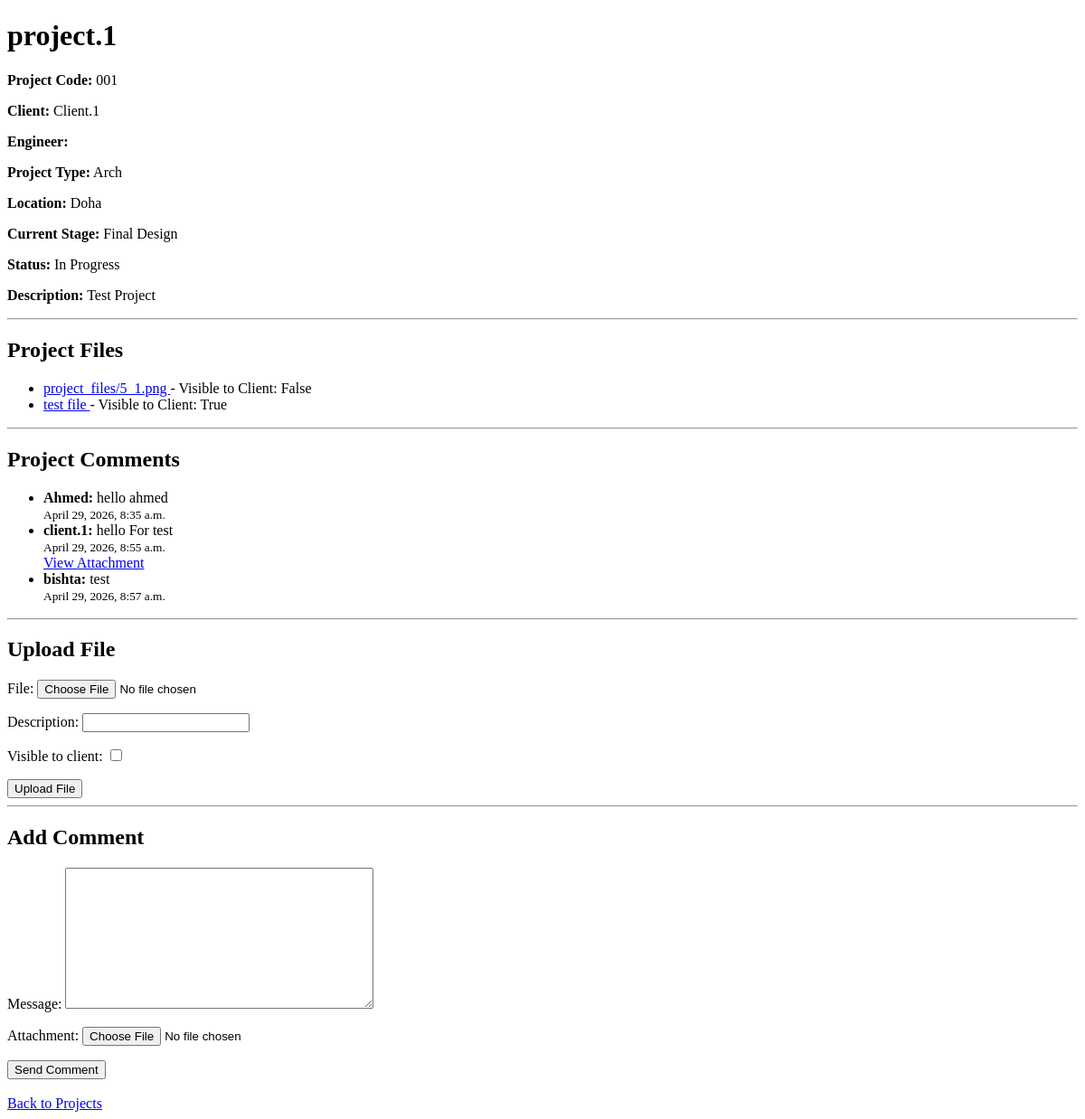
Before: /projects/2/ (signed in) with the older database file.
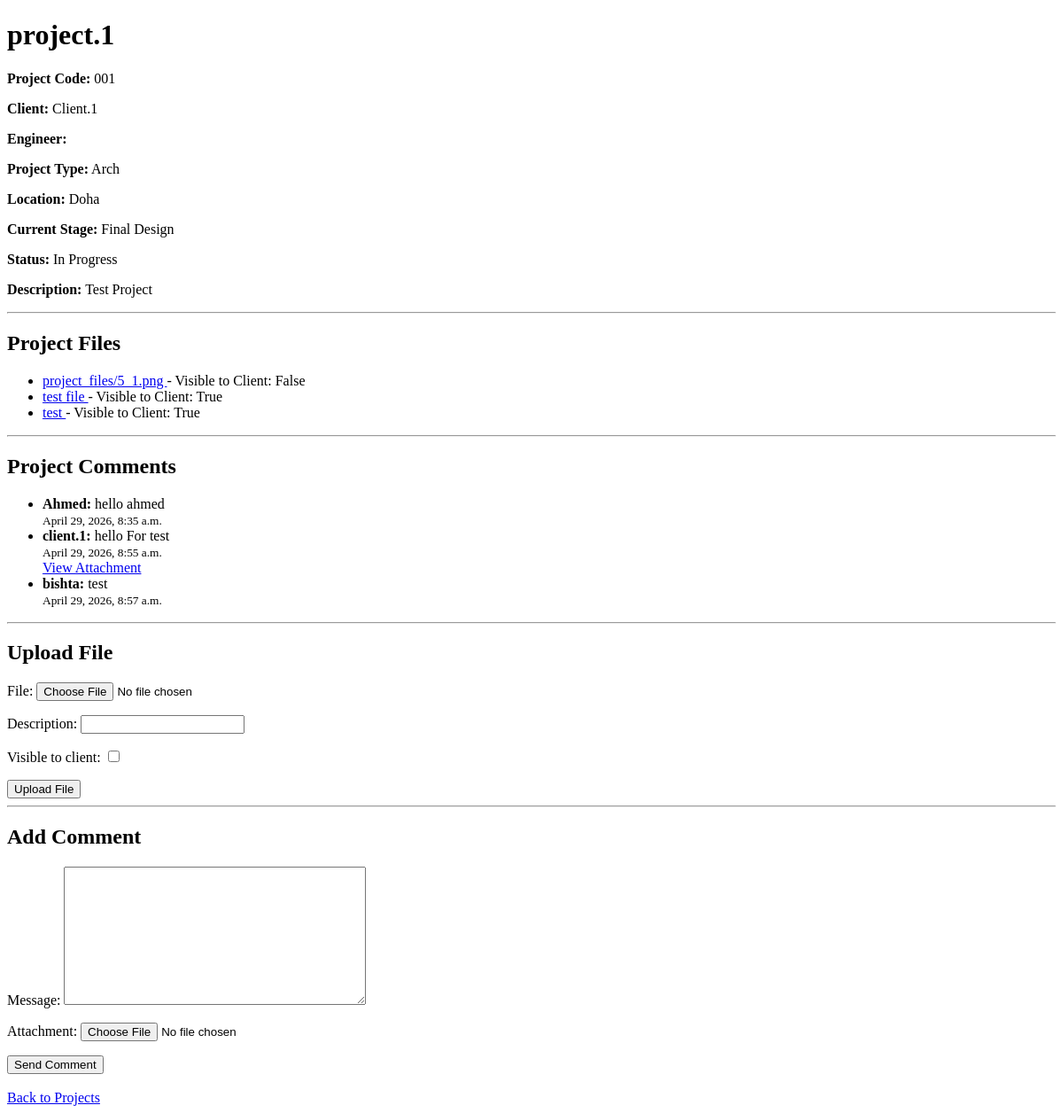
After: the same page with the newer database file.
### projects/models.py (models this page shows, shortened)
class ProjectFile(models.Model):
    project = models.ForeignKey(
        Project,
        on_delete=models.CASCADE,
        related_name='files'
    )
    file = models.FileField(upload_to='project_files/')
    description = models.CharField(max_length=200, blank=True, null=True)
    visible_to_client = models.BooleanField(default=False)
    uploaded_at = models.DateTimeField(auto_now_add=True)

class ProjectComment(models.Model):
    project = models.ForeignKey(
        Project,
        on_delete=models.CASCADE,
        related_name='comments'
    )
    sender = models.ForeignKey(
        'accounts.User',
        on_delete=models.CASCADE,
        related_name='project_comments'
    )
    message = models.TextField()
    attachment = models.FileField(upload_to='project_comments/', blank=True, null=True)
    visible_to_client = models.BooleanField(default=True)
    created_at = models.DateTimeField(auto_now_add=True)

### accounts/models.py (models this page shows)
class User(AbstractUser):
    class Role(models.TextChoices):
        ADMIN = 'ADMIN', 'Admin'
        ENGINEER = 'ENGINEER', 'Engineer'
        CLIENT = 'CLIENT', 'Client'
    role = models.CharField(
        max_length=20,
        choices=Role.choices,
        default=Role.CLIENT
    )

### projects/views.py (the view, shortened to what this page needs)
# urls.py: path('<int:pk>/', project_detail_view, name='project_detail'),
@login_required
def project_detail_view(request, pk):
    if request.user.role == 'ADMIN':
        project = get_object_or_404(Project, pk=pk)
        files = project.files.all()
        comments = project.comments.all()
    else:
        project = None
        files = []
        comments = []
    comment_form = ProjectCommentForm()
    file_form = ProjectFileForm()
    return render(request, 'projects/project_detail.html', {
        'project': project,
        'files': files,
        'comments': comments,
        'comment_form': comment_form,
        'file_form': file_form,
    })

### projects/forms.py
class ProjectCommentForm(forms.ModelForm):
    class Meta:
        model = ProjectComment
        fields = ['message', 'attachment']

class ProjectFileForm(forms.ModelForm):
    class Meta:
        model = ProjectFile
        fields = ['file', 'description', 'visible_to_client']

### clients/models.py (called while the page is built)
    def __str__(self):
        return self.client_name

### templates/projects/project_detail.html (shortened to what this page needs)
<!DOCTYPE html>
<html>
<head>
</head>
<body>
    {% if project %}
        <h1>{{ project.project_name }}</h1>
        <p><strong>Project Code:</strong> {{ project.project_code }}</p>
        <p><strong>Client:</strong> {{ project.client }}</p>
        <p><strong>Engineer:</strong> {{ project.assigned_engineer }}</p>
        <p><strong>Project Type:</strong> {{ project.project_type }}</p>
        <p><strong>Location:</strong> {{ project.location }}</p>
        <p><strong>Current Stage:</strong> {{ project.get_current_stage_display }}</p>
        <p><strong>Status:</strong> {{ project.get_status_display }}</p>
        <p><strong>Description:</strong> {{ project.description }}</p>
        <hr>
        <h2>Project Files</h2>
        {% if files %}
            <ul>
                {% for file in files %}
                    <li>
                        <a href="{{ file.file.url }}" target="_blank">
                            {{ file.description|default:file.file.name }}
                        </a>
                        -
                        Visible to Client: {{ file.visible_to_client }}
                    </li>
                {% endfor %}
            </ul>
        {% else %}
            <p>No files uploaded.</p>
        {% endif %}
        <hr>
        <h2>Project Comments</h2>
        {% if comments %}
            <ul>
                {% for comment in comments %}
                    <li>
                        <strong>{{ comment.sender.username }}:</strong>
                        {{ comment.message }}
                        <br>
                        <small>{{ comment.created_at }}</small>
                        {% if comment.attachment %}
                            <br>
                            <a href="{{ comment.attachment.url }}" target="_blank">View Attachment</a>
                        {% endif %}
                    </li>
                {% endfor %}
            </ul>
        {% else %}
            <p>No comments yet.</p>
        {% endif %}
        {% if request.user.role != 'CLIENT' %}
            <hr>
            <h2>Upload File</h2>
            <form method="post" enctype="multipart/form-data">
                {{ file_form.as_p }}
                <button type="submit">Upload File</button>
            </form>
        {% endif %}
        <hr>
        <h2>Add Comment</h2>
        <form method="post" enctype="multipart/form-data">
            {{ comment_form.as_p }}
            <button type="submit">Send Comment</button>
        </form>
    {% else %}
        <h1>Access Denied</h1>
        <p>You do not have permission to view this project.</p>
    {% endif %}
    <br>
    <a href="{% url 'projects:project_list' %}">Back to Projects</a>
</body>
</html>

Changed rows visible on the page:
added ProjectFile: description "test", visible_to_client "True"
